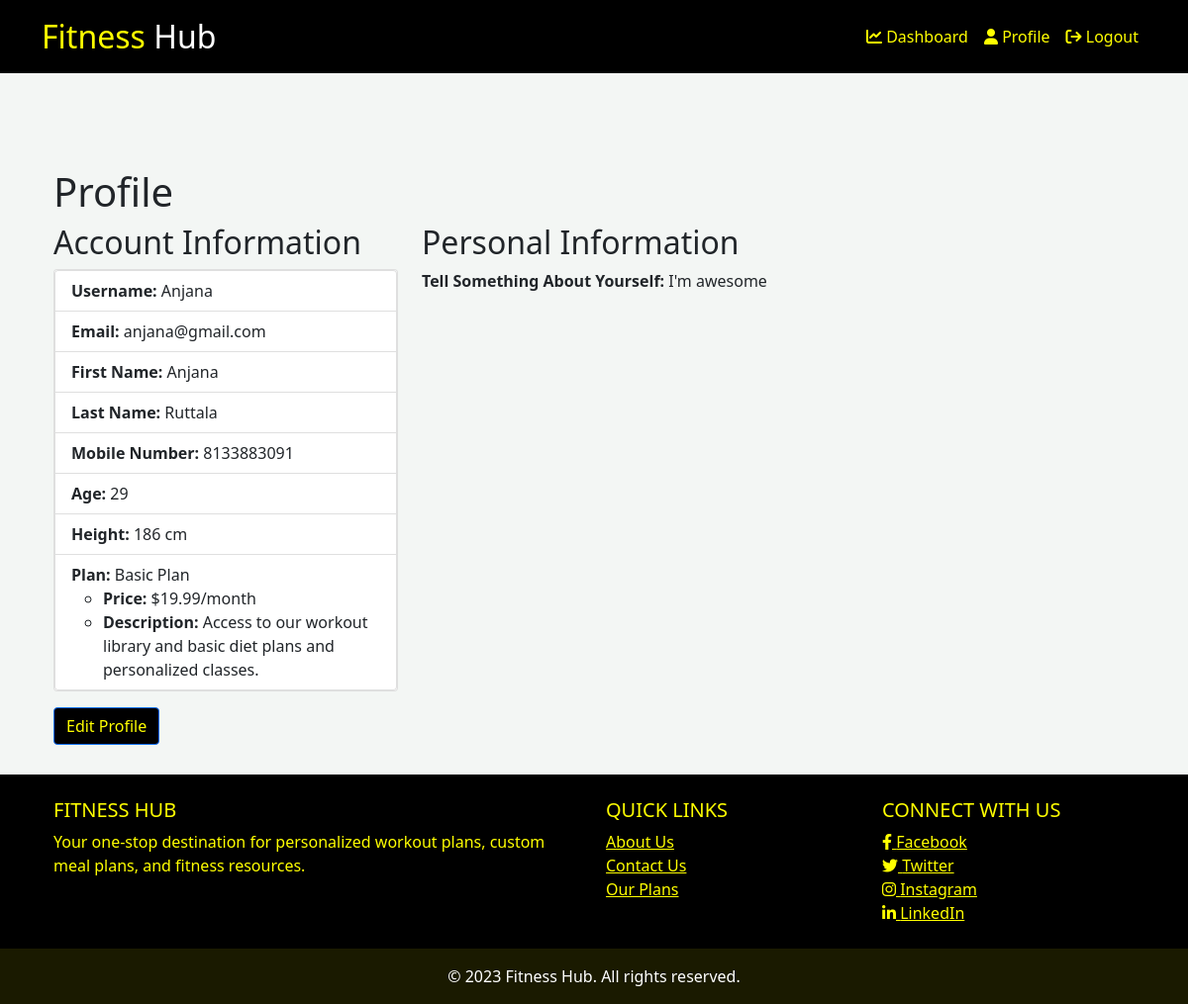
The app's page /profile (signed in) with its own data.
### models.py (models this page shows, shortened)
class User(UserMixin, db.Model):
    id = db.Column(db.Integer, primary_key=True)
    username = db.Column(db.String(20), unique=True, nullable=False)
    email = db.Column(db.String(20), unique=True, nullable=False)
    password = db.Column(db.String(10), nullable=False)
    about = db.Column(db.String(500), nullable=True)
    first_name = db.Column(db.String(20), nullable=True)
    last_name = db.Column(db.String(20), nullable=True)
    mobile_number = db.Column(db.String(10), unique=True, nullable=True)
    age = db.Column(db.Integer, unique=False, nullable=True)
    height = db.Column(db.Integer, unique=False, nullable=True)
    weight = db.Column(db.Integer, unique=False, nullable=True)
    plan_id = db.Column(db.Integer, db.ForeignKey('plan.id'), nullable=True)
    plan = db.relationship('Plan', backref='users', lazy=True)

class Plan(db.Model):
    id = db.Column(db.Integer, primary_key=True)
    name = db.Column(db.String(20), nullable=False)
    price = db.Column(db.Float, nullable=False)
    description = db.Column(db.String(200), nullable=False)

### app.py (the view)
@app.route('/profile')
@login_required
def profile():
    user_plan = current_user.plan
    return render_template('profile.html', user_plan=user_plan)

### app.py (called while the page is built)
@login_manager.user_loader
def load_user(user_id):
    return User.query.get(int(user_id))

### templates/profile.html
{% extends "base.html" %} {% block content %}
<div class="container full-height">
  <h1 class="mt-5">Profile</h1>
  <div class="row">
    <div class="col-md-4">
      <h2>Account Information</h2>
      <ul class="list-group card">
        <li class="list-group-item">
          <strong>Username:</strong> {{ current_user.username }}
        </li>
        <li class="list-group-item">
          <strong>Email:</strong> {{ current_user.email }}
        </li>
        <li class="list-group-item">
          <strong>First Name:</strong> {% if current_user.first_name %} {{
          current_user.first_name }} {% else %} N/A {% endif %}
        </li>
        <li class="list-group-item">
          <strong>Last Name:</strong> {% if current_user.last_name %} {{
          current_user.last_name }} {% else %} N/A {% endif %}
        </li>
        <li class="list-group-item">
          <strong>Mobile Number:</strong> {% if current_user.mobile_number %} {{
          current_user.mobile_number }} {% else %} N/A {% endif %}
        </li>
        <li class="list-group-item">
          <strong>Age:</strong> {% if current_user.age %} {{ current_user.age }}
          {% else %} N/A {% endif %}
        </li>
        <li class="list-group-item">
          <strong>Height:</strong> {% if current_user.height %} {{
          current_user.height }} cm {% else %} N/A {% endif %}
        </li>
        <li class="list-group-item">
          <strong>Plan:</strong>
          {% if user_plan %} {{ user_plan.name }}
          <ul>
            <li><strong>Price:</strong> ${{ user_plan.price }}/month</li>
            <li><strong>Description:</strong> {{ user_plan.description }}</li>
          </ul>
          {% else %} You have not selected a plan yet. {% endif %}
        </li>
      </ul>
    </div>
    <div class="col-md-8">
      <h2>Personal Information</h2>
      <p>
        <strong>Tell Something About Yourself:</strong>
        {% if current_user.about %} {{ current_user.about }} {% else %} No
        information provided. {% endif %}
      </p>
    </div>
  </div>
  <a
    href="{{ url_for('edit_profile') }}"
    class="btn btn-primary mt-3"
    style="background-color: black; color: yellow; margin-top: 20px"
    >Edit Profile</a
  >
</div>
{% endblock %}

### templates/base.html (shortened to what this page needs)
<!DOCTYPE html>
<html lang="en">
  <head>
    <link
      href="https://cdn.jsdelivr.net/npm/bootstrap@5.1.3/dist/css/bootstrap.min.css"
      rel="stylesheet"
    />
    <link
      rel="stylesheet"
      href="{{ url_for('static', filename='styles/styles.css') }}"
    />
    <link
      rel="stylesheet"
      href="https://cdnjs.cloudflare.com/ajax/libs/font-awesome/6.0.0-beta3/css/all.min.css"
    />
  </head>
  <body>
    <div class="d-flex flex-grow-1">
      <nav class="navbar navbar-expand-md" style="background-color: black">
        <div class="container">
          <a
            class="navbar-brand highlight"
            href="{{ url_for('index') }}"
            style="color: yellow"
            >Fitness <span style="color: white">Hub</span></a
          >
          <div class="collapse navbar-collapse" id="navbarNav">
            <ul class="navbar-nav">
              {% if current_user.is_authenticated %}
              <li class="nav-item">
                <a
                  class="nav-link"
                  href="{{ url_for('dashboard') }}"
                  style="color: yellow"
                >
                  <i class="fas fa-chart-line"></i> Dashboard</a
                >
              </li>
              <li class="nav-item">
                <a
                  class="nav-link"
                  href="{{ url_for('profile') }}"
                  style="color: yellow"
                >
                  <i class="fas fa-user"></i> Profile</a
                >
              </li>
              <li class="nav-item">
                <a
                  class="nav-link"
                  href="{{ url_for('logout') }}"
                  style="color: yellow"
                >
                  <i class="fas fa-sign-out"></i> Logout</a
                >
              </li>
              {% endif %}
            </ul>
          </div>
        </div>
      </nav>
    </div>
    <div class="container mt-5" style="margin-bottom: 30px">
      {% block content %} {% endblock %}
    </div>
    <footer
      class="text-center text-lg-start text-white mt-auto footer"
      style="background-color: black"
    >
      <div class="container p-4">
        <div class="row">
          <div class="col-lg-6 col-md-12 mb-4 mb-md-0">
            <h5 class="text-uppercase" style="color: yellow">Fitness Hub</h5>
            <p style="color: yellow">
              Your one-stop destination for personalized workout plans, custom
              meal plans, and fitness resources.
            </p>
          </div>
          <div class="col-lg-3 col-md-6 mb-4 mb-md-0">
            <h5 class="text-uppercase" style="color: yellow">Quick Links</h5>
            <ul class="list-unstyled mb-0">
              {% if current_user.is_authenticated %}
              <li>
                <a href="{{ url_for('about') }}" class="footer-link"
                  >About Us</a
                >
              </li>
              <li>
                <a href="{{ url_for('contact') }}" class="footer-link"
                  >Contact Us</a
                >
              </li>
              <li>
                <a href="{{ url_for('plans') }}" class="footer-link"
                  >Our Plans</a
                >
              </li>
              {% endif %}
            </ul>
          </div>
          <div class="col-lg-3 col-md-6 mb-4 mb-md-0">
            <h5 class="text-uppercase" style="color: yellow">
              Connect with Us
            </h5>
            <ul class="list-unstyled mb-0">
              <li>
                <a
                  href="https://www.facebook.com/your_page"
                  target="_blank"
                  class="social-link"
                >
                  <i class="fab fa-facebook-f"></i> Facebook</a
                >
              </li>
              <li>
                <a
                  href="https://www.twitter.com/your_account"
                  target="_blank"
                  class="social-link"
                >
                  <i class="fab fa-twitter"></i> Twitter</a
                >
              </li>
              <li>
                <a
                  href="https://www.instagram.com/your_account"
                  target="_blank"
                  class="social-link"
                >
                  <i class="fab fa-instagram"></i> Instagram</a
                >
              </li>
              <li>
                <a
                  href="https://www.linkedin.com/company/your_company"
                  target="_blank"
                  class="social-link"
                >
                  <i class="fab fa-linkedin-in"></i> LinkedIn</a
                >
              </li>
            </ul>
          </div>
        </div>
      </div>
      <div
        class="text-center p-3"
        style="background-color: rgba(255, 255, 0, 0.1)"
      >
        © 2023 Fitness Hub. All rights reserved.
      </div>
    </footer>
  </body>
</html>

### static/styles/styles.css (style rules this page uses)
html { height: 100%; }
body { display: flex; flex-direction: column; min-height: 100%; margin: 0; background-color: #f3f6f4; }
.footer-link, .social-link { color: yellow; }
nav { flex: 1; background-color: black; }
.navbar-nav { margin-left: auto; display: flex; align-items: center; }
.navbar-brand { font-size: 2rem; color: white; }
.nav-link { color: white; }
.card { position: relative; overflow: hidden; transition: all 0.3s ease; }
.full-height { min-height: calc( 100vh - (100px + 200px) ); }

### records on screen
User: username "Anjana", email "anjana@gmail.com", first_name "Anjana", last_name "Ruttala", mobile_number "8133883091", age "29", height "186", about "I'm awesome"
Plan: name "Basic Plan", price "19.99", description "Access to our workout library and basic diet plans and personalized classes."
